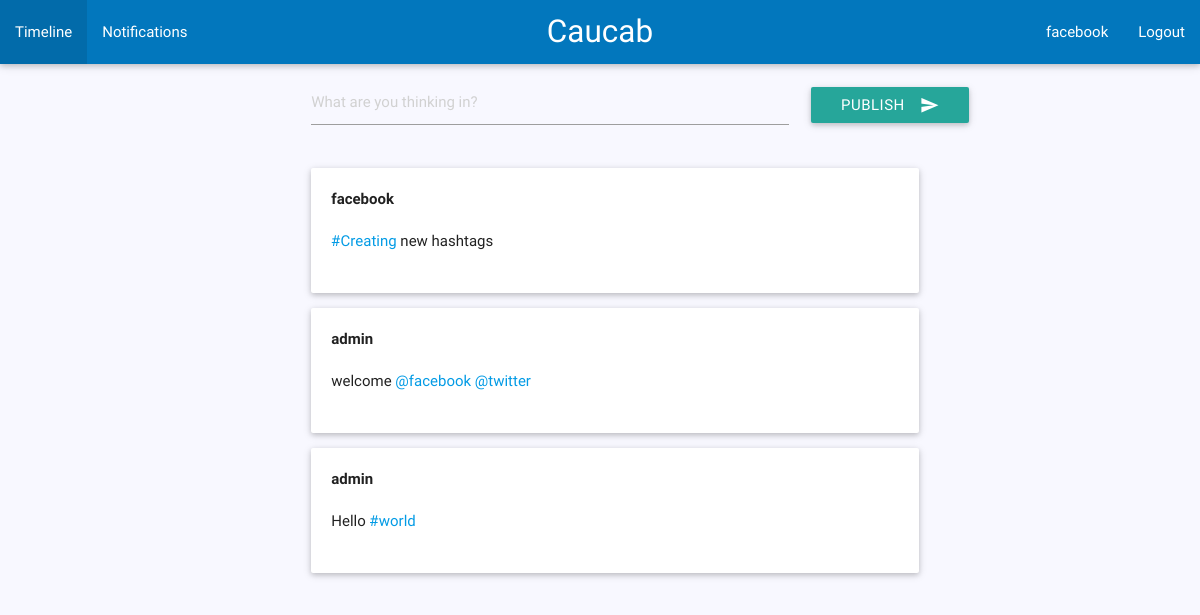
Screenshot of / (signed in) with the database file from the repository.
### social/models.py (models this page shows, shortened)
class Profile(models.Model):
    user = models.OneToOneField(User, related_name = "author")
    following = models.ManyToManyField("self", related_name = "following", blank= True)
    followers = models.ManyToManyField("self", related_name = "followers", blank= True)
    def __str__(self):
        return self.user.username

class Message(models.Model):
    def user_directory_path(instance, filename):
        return 'user_{0}/{1}'.format(instance.author.user.username, filename)
    message = models.CharField(blank=False, max_length=180)
    author = models.ForeignKey(Profile, related_name = "author")
    mentions = models.ManyToManyField(Profile, related_name = "mentions", blank = True)
    hashtag = models.ManyToManyField(Hashtag, blank = True)
    likes = models.IntegerField(blank=True, null=True)
    favorites = models.IntegerField(blank=True, null=True)
    image1 = models.ImageField(upload_to=user_directory_path, blank= True)
    created = models.DateTimeField(auto_now_add=True)
    updated = models.DateTimeField(auto_now=True)

### social/views.py (the view)
# urls.py: 2. Add a URL to urlpatterns:  url(r'^$', views.home, name='home')
@login_required
def home(request):
    profile = get_user(request.user)
    messages_following = Message.objects.filter(author__in=[member for member in profile.following.all()])
    messages_own = Message.objects.filter(author = profile)
    messages = sorted(chain(messages_following, messages_own),key=attrgetter('created'), reverse = True)
    response = {}
    response["messages"] = messages
    response["profile"] = profile
    return render(request, "user/index.html", response)

### social/processor.py (called while the page is built)
def circles(request):
    if not request.user.is_anonymous():
        profile = Profile.objects.get(user = request.user)
        circles = Circle.objects.all().filter(owner = profile)
        return {'circles': circles}
    else:
        return {}

### social/templatetags/messages_links.py (called while the page is built)
@register.filter()
def generate_links(value):
    hashtags = [word for word in value.split(" ") if len(word) and word[0] == "#"]
    mentions = [mention for mention in value.split(" ") if len(mention) and mention[0] == "@"]
    value = escape(value)
    for i in hashtags:
        value = value.replace(i, "<a href='/t/" + str(i[1:]) + "'>" + str(i) + "</a>")
    for i in mentions:
        value = value.replace(i, "<a href='/u/" + str(i[1:]) + "'>" + str(i) + "</a>")
    return value

### social/views.py (called while the page is built)
def get_user(u):
    return Profile.objects.get(user = u)

### social/templates/user/index.html
{% extends "base.html" %}
{% block main %}
  {% include "timeline_template.html" %}
{% endblock main %}

### social/templates/base.html (shortened to what this page needs)
{% load staticfiles %}<!DOCTYPE html>
<html>
  <head>
    <link type="text/css" rel="stylesheet" href="{% static 'css/materialize.min.css' %}"  media="screen,projection"/>
    <link type="text/css" rel="stylesheet" href="{% static 'css/main.css' %}"  media="screen,projection"/>
  </head>
  <body>
    <nav class="light-blue darken-3">
      <div class="nav-wrapper">
        <a href="#" class="brand-logo center">Caucab</a>
        {% if request.user.is_authenticated %}
        <ul id="nav-mobile" class="left hide-on-med-and-down">
          <li><a href="{% url 'home'%}">Timeline</a></li>
          <li><a href="/notifications">Notifications</a></li>
        </ul>
        <ul id = "nav-mobile" class = "right hide-on-med-and-down">
          <li><a href="/u/{{profile.user}}">{{profile.user}}</a></li>
          <li><a href="/logout">Logout</a></li>
        </ul>
        {% endif %}
      </div>
    </nav>
    {% if request.user.is_authenticated %}
    <form class="" action="{% url 'publish' %}" method="post">
      <div class="row" id = "form">
        <div class="col s7 offset-s1 m5 offset-m3">
          <input type="text" name="text" value="" placeholder="What are you thinking in?" maxlength="180">
        </div>
        <div class="col s2 m2">
          <button class="btn waves-effect waves-light"  id = "publish" type="submit" name="button">Publish
            <i class="material-icons right">send</i>
          </button>
        </div>
      </div>
    </form>
    {% endif %}
    {% block main %}
    {% endblock main %}
  </body>
</html>

### social/templates/timeline_template.html (shortened to what this page needs)
{% load messages_links %}<div class="row">
  <div class="col m3">
  </div>
  <div class="container">
    <div class="col s12 m9">
      {% for message in messages %}
        <div class="card-panel">
          <div class="row">
            <div class="col s3">
              <b>{{message.author}}</b>
            </div>
          </div>
          <div class="row">
            <div class="col s12">
              {{message.message|generate_links|safe}}
            </div>
          </div>
        </div>
        {% endfor %}
      </div>
    </div>
  </div>

### social/static/css/main.css (style rules this page uses)
body { background-color: #F8F8FF; }
#form { margin-top: 1em; }
#publish { margin-top: 0.5em; }

### rows the page displays
Profile: user "facebook"
Message: author "facebook", message|generate_links "#Creating new hashtags"
Message: author "admin", message|generate_links "welcome @facebook @twitter"
Message: author "admin", message|generate_links "Hello #world"
